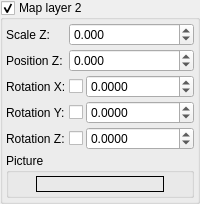
            <widget class="GroupBox" name="SkyMap2Enable">
             <property name="title">
              <string>Map layer 2</string>
             </property>
             <property name="checkable">
              <bool>true</bool>
             </property>
             <layout class="QGridLayout" name="gridLayout_8">
              <property name="leftMargin">
               <number>3</number>
              </property>
              <property name="topMargin">
               <number>3</number>
              </property>
              <property name="rightMargin">
               <number>3</number>
              </property>
              <property name="bottomMargin">
               <number>3</number>
              </property>
              <property name="spacing">
               <number>3</number>
              </property>
              <item row="4" column="2">
               <widget class="DoubleSpinBox" name="SkyMap2RotationZ">
                <property name="sizePolicy">
                 <sizepolicy hsizetype="Ignored" vsizetype="Fixed">
                  <horstretch>0</horstretch>
                  <verstretch>0</verstretch>
                 </sizepolicy>
                </property>
                <property name="decimals">
                 <number>4</number>
                </property>
                <property name="minimum">
                 <double>-10000.000000000000000</double>
                </property>
                <property name="maximum">
                 <double>10000.000000000000000</double>
                </property>
                <property name="singleStep">
                 <double>0.000100000000000</double>
                </property>
               </widget>
              </item>
              <item row="4" column="1">
               <widget class="QCheckBox" name="SkyMap2RotationZAnimate">
                <property name="sizePolicy">
                 <sizepolicy hsizetype="Fixed" vsizetype="Fixed">
                  <horstretch>0</horstretch>
                  <verstretch>0</verstretch>
                 </sizepolicy>
                </property>
                <property name="toolTip">
                 <string>Animate</string>
                </property>
                <property name="text">
                 <string/>
                </property>
               </widget>
              </item>
              <item row="2" column="1">
               <widget class="QCheckBox" name="SkyMap2RotationXAnimate">
                <property name="sizePolicy">
                 <sizepolicy hsizetype="Fixed" vsizetype="Fixed">
                  <horstretch>0</horstretch>
                  <verstretch>0</verstretch>
                 </sizepolicy>
                </property>
                <property name="toolTip">
                 <string>Animate</string>
                </property>
                <property name="text">
                 <string/>
                </property>
               </widget>
              </item>
              <item row="2" column="2">
               <widget class="DoubleSpinBox" name="SkyMap2RotationX">
                <property name="sizePolicy">
                 <sizepolicy hsizetype="Ignored" vsizetype="Fixed">
                  <horstretch>0</horstretch>
                  <verstretch>0</verstretch>
                 </sizepolicy>
                </property>
                <property name="decimals">
                 <number>4</number>
                </property>
                <property name="minimum">
                 <double>-10000.000000000000000</double>
                </property>
                <property name="maximum">
                 <double>10000.000000000000000</double>
                </property>
                <property name="singleStep">
                 <double>0.000100000000000</double>
                </property>
               </widget>
              </item>
              <item row="3" column="1">
               <widget class="QCheckBox" name="SkyMap2RotationYAnimate">
                <property name="sizePolicy">
                 <sizepolicy hsizetype="Fixed" vsizetype="Fixed">
                  <horstretch>0</horstretch>
                  <verstretch>0</verstretch>
                 </sizepolicy>
                </property>
                <property name="toolTip">
                 <string>Animate</string>
                </property>
                <property name="text">
                 <string/>
                </property>
               </widget>
              </item>
              <item row="1" column="0">
               <widget class="QLabel" name="label_147">
                <property name="sizePolicy">
                 <sizepolicy hsizetype="Fixed" vsizetype="Preferred">
                  <horstretch>0</horstretch>
                  <verstretch>0</verstretch>
                 </sizepolicy>
                </property>
                <property name="text">
                 <string>Position Z:</string>
                </property>
               </widget>
              </item>
              <item row="0" column="0">
               <widget class="QLabel" name="label_146">
                <property name="sizePolicy">
                 <sizepolicy hsizetype="Fixed" vsizetype="Preferred">
                  <horstretch>0</horstretch>
                  <verstretch>0</verstretch>
                 </sizepolicy>
                </property>
                <property name="text">
                 <string>Scale Z:</string>
                </property>
               </widget>
              </item>
              <item row="3" column="0">
               <widget class="QLabel" name="label_149">
                <property name="sizePolicy">
                 <sizepolicy hsizetype="Fixed" vsizetype="Preferred">
                  <horstretch>0</horstretch>
                  <verstretch>0</verstretch>
                 </sizepolicy>
                </property>
                <property name="text">
                 <string>Rotation Y:</string>
                </property>
               </widget>
              </item>
              <item row="3" column="2">
               <widget class="DoubleSpinBox" name="SkyMap2RotationY">
                <property name="sizePolicy">
                 <sizepolicy hsizetype="Ignored" vsizetype="Fixed">
                  <horstretch>0</horstretch>
                  <verstretch>0</verstretch>
                 </sizepolicy>
                </property>
                <property name="decimals">
                 <number>4</number>
                </property>
                <property name="minimum">
                 <double>-10000.000000000000000</double>
                </property>
                <property name="maximum">
                 <double>10000.000000000000000</double>
                </property>
                <property name="singleStep">
                 <double>0.000100000000000</double>
                </property>
               </widget>
              </item>
              <item row="4" column="0">
               <widget class="QLabel" name="label_150">
                <property name="sizePolicy">
                 <sizepolicy hsizetype="Fixed" vsizetype="Preferred">
                  <horstretch>0</horstretch>
                  <verstretch>0</verstretch>
                 </sizepolicy>
                </property>
                <property name="text">
                 <string>Rotation Z:</string>
                </property>
               </widget>
              </item>
              <item row="2" column="0">
               <widget class="QLabel" name="label_148">
                <property name="sizePolicy">
                 <sizepolicy hsizetype="Fixed" vsizetype="Preferred">
                  <horstretch>0</horstretch>
                  <verstretch>0</verstretch>
                 </sizepolicy>
                </property>
                <property name="text">
                 <string>Rotation X:</string>
                </property>
               </widget>
              </item>
              <item row="5" column="0" colspan="3">
               <widget class="GroupBox" name="groupBox_6">
                <property name="title">
                 <string>Picture</string>
                </property>
                <layout class="QGridLayout" name="gridLayout_7">
                 <property name="leftMargin">
                  <number>3</number>
                 </property>
                 <property name="topMargin">
                  <number>3</number>
                 </property>
                 <property name="rightMargin">
                  <number>3</number>
                 </property>
                 <property name="bottomMargin">
                  <number>3</number>
                 </property>
                 <property name="spacing">
                  <number>3</number>
                 </property>
                 <item row="0" column="0">
                  <widget class="PictureBox" name="SkyMap2Picture">
                   <property name="sizePolicy">
                    <sizepolicy hsizetype="Preferred" vsizetype="Maximum">
                     <horstretch>0</horstretch>
                     <verstretch>0</verstretch>
                    </sizepolicy>
                   </property>
                   <property name="maximumSize">
                    <size>
                     <width>128</width>
                     <height>128</height>
                    </size>
                   </property>
                   <property name="acceptDrops">
                    <bool>true</bool>
                   </property>
                   <property name="frameShape">
                    <enum>QFrame::Box</enum>
                   </property>
                   <property name="scaledContents">
                    <bool>true</bool>
                   </property>
                   <property name="filter">
                    <string>Texture files(*.dds)</string>
                   </property>
                  </widget>
                 </item>
                </layout>
               </widget>
              </item>
              <item row="1" column="1" colspan="2">
               <widget class="DoubleSpinBox" name="SkyMap2PositionZ">
                <property name="sizePolicy">
                 <sizepolicy hsizetype="Ignored" vsizetype="Fixed">
                  <horstretch>0</horstretch>
                  <verstretch>0</verstretch>
                 </sizepolicy>
                </property>
                <property name="decimals">
                 <number>3</number>
                </property>
                <property name="minimum">
                 <double>-10000.000000000000000</double>
                </property>
                <property name="maximum">
                 <double>10000.000000000000000</double>
                </property>
                <property name="singleStep">
                 <double>0.001000000000000</double>
                </property>
               </widget>
              </item>
              <item row="0" column="1" colspan="2">
               <widget class="DoubleSpinBox" name="SkyMap2ScaleZ">
                <property name="sizePolicy">
                 <sizepolicy hsizetype="Ignored" vsizetype="Fixed">
                  <horstretch>0</horstretch>
                  <verstretch>0</verstretch>
                 </sizepolicy>
                </property>
                <property name="decimals">
                 <number>3</number>
                </property>
                <property name="minimum">
                 <double>-1000.000000000000000</double>
                </property>
                <property name="maximum">
                 <double>1000.000000000000000</double>
                </property>
                <property name="singleStep">
                 <double>0.001000000000000</double>
                </property>
               </widget>
              </item>
             </layout>
            </widget>
